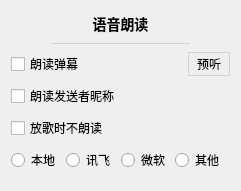
           <widget class="QWidget" name="voiceMainSettingsCard" native="true">
            <property name="geometry">
             <rect>
              <x>550</x>
              <y>230</y>
              <width>241</width>
              <height>191</height>
             </rect>
            </property>
            <property name="styleSheet">
             <string notr="true">#voiceMainSettingsCard
{
	background: #f7f7ff;
	border: none;
	border-radius: 5px;
}</string>
            </property>
            <layout class="QVBoxLayout" name="verticalLayout_56">
             <item>
              <widget class="QLabel" name="label_45">
               <property name="sizePolicy">
                <sizepolicy hsizetype="Preferred" vsizetype="Fixed">
                 <horstretch>0</horstretch>
                 <verstretch>0</verstretch>
                </sizepolicy>
               </property>
               <property name="styleSheet">
                <string notr="true">font-size: 14px;
font-weight: 500;</string>
               </property>
               <property name="text">
                <string>语音朗读</string>
               </property>
               <property name="alignment">
                <set>Qt::AlignCenter</set>
               </property>
              </widget>
             </item>
             <item>
              <widget class="QWidget" name="widget_29" native="true">
               <property name="minimumSize">
                <size>
                 <width>0</width>
                 <height>1</height>
                </size>
               </property>
               <property name="maximumSize">
                <size>
                 <width>16777215</width>
                 <height>1</height>
                </size>
               </property>
               <property name="styleSheet">
                <string notr="true">background: lightgray;
margin: 40px;</string>
               </property>
              </widget>
             </item>
             <item>
              <layout class="QHBoxLayout" name="horizontalLayout_38" stretch="1,0">
               <property name="topMargin">
                <number>0</number>
               </property>
               <item>
                <widget class="CheckBox1" name="autoSpeekDanmakuCheck">
                 <property name="cursor">
                  <cursorShape>PointingHandCursor</cursorShape>
                 </property>
                 <property name="text">
                  <string>朗读弹幕</string>
                 </property>
                </widget>
               </item>
               <item>
                <widget class="QPushButton" name="voicePreviewButton">
                 <property name="cursor">
                  <cursorShape>PointingHandCursor</cursorShape>
                 </property>
                 <property name="styleSheet">
                  <string notr="true">QPushButton
{
	background: transparent;
	border: 1px solid lightgray;
	padding: 2px 8px 2px 8px;
}

QPushButton:hover
{
	background: #eeeeee;
}

QPushButton:pressed
{
	background: #cccccc;
}

</string>
                 </property>
                 <property name="text">
                  <string>预听</string>
                 </property>
                 <property name="flat">
                  <bool>true</bool>
                 </property>
                </widget>
               </item>
              </layout>
             </item>
             <item>
              <widget class="CheckBox1" name="speakUsernameCheck">
               <property name="cursor">
                <cursorShape>PointingHandCursor</cursorShape>
               </property>
               <property name="toolTip">
                <string>点歌姬在播放歌曲时不朗读弹幕
仅限于弹幕、欢迎、关注、答谢礼物等自动朗读的场景
不包括回复/事件等手动调用“&gt;speakText()”的情况</string>
               </property>
               <property name="text">
                <string>朗读发送者昵称</string>
               </property>
              </widget>
             </item>
             <item>
              <widget class="CheckBox1" name="dontSpeakOnPlayingSongCheck">
               <property name="cursor">
                <cursorShape>PointingHandCursor</cursorShape>
               </property>
               <property name="toolTip">
                <string>点歌姬在播放歌曲时不朗读弹幕
仅限于弹幕、欢迎、关注、答谢礼物等自动朗读的场景
不包括回复/事件等手动调用“&gt;speakText()”的情况</string>
               </property>
               <property name="text">
                <string>放歌时不朗读</string>
               </property>
              </widget>
             </item>
             <item>
              <layout class="QHBoxLayout" name="horizontalLayout_35">
               <property name="spacing">
                <number>0</number>
               </property>
               <item>
                <widget class="QRadioButton" name="voiceLocalRadio">
                 <property name="cursor">
                  <cursorShape>PointingHandCursor</cursorShape>
                 </property>
                 <property name="text">
                  <string>本地</string>
                 </property>
                </widget>
               </item>
               <item>
                <widget class="QRadioButton" name="voiceXfyRadio">
                 <property name="cursor">
                  <cursorShape>PointingHandCursor</cursorShape>
                 </property>
                 <property name="text">
                  <string>讯飞</string>
                 </property>
                </widget>
               </item>
               <item>
                <widget class="QRadioButton" name="voiceMSRadio">
                 <property name="cursor">
                  <cursorShape>PointingHandCursor</cursorShape>
                 </property>
                 <property name="text">
                  <string>微软</string>
                 </property>
                </widget>
               </item>
               <item>
                <widget class="QRadioButton" name="voiceCustomRadio">
                 <property name="enabled">
                  <bool>true</bool>
                 </property>
                 <property name="cursor">
                  <cursorShape>PointingHandCursor</cursorShape>
                 </property>
                 <property name="text">
                  <string>其他</string>
                 </property>
                </widget>
               </item>
              </layout>
             </item>
            </layout>
           </widget>
